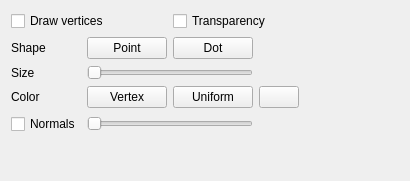
<?xml version="1.0" encoding="UTF-8"?>
<ui version="4.0">
 <class>VertexMeshDrawerWidget</class>
 <widget class="QFrame" name="VertexMeshDrawerWidget">
  <property name="geometry">
   <rect>
    <x>0</x>
    <y>0</y>
    <width>410</width>
    <height>181</height>
   </rect>
  </property>
  <property name="sizePolicy">
   <sizepolicy hsizetype="Preferred" vsizetype="Preferred">
    <horstretch>0</horstretch>
    <verstretch>0</verstretch>
   </sizepolicy>
  </property>
  <property name="windowTitle">
   <string>TabWidget</string>
  </property>
  <layout class="QGridLayout" name="gridLayout">
   <item row="6" column="1">
    <spacer name="verticalSpacer">
     <property name="orientation">
      <enum>Qt::Vertical</enum>
     </property>
     <property name="sizeHint" stdset="0">
      <size>
       <width>20</width>
       <height>40</height>
      </size>
     </property>
    </spacer>
   </item>
   <item row="5" column="0">
    <widget class="QCheckBox" name="vertexNormalsCheckBox">
     <property name="text">
      <string>Normals</string>
     </property>
    </widget>
   </item>
   <item row="2" column="0">
    <widget class="QLabel" name="label">
     <property name="text">
      <string>Size</string>
     </property>
    </widget>
   </item>
   <item row="4" column="2">
    <widget class="QPushButton" name="vertexColorUniformButton">
     <property name="text">
      <string>Uniform</string>
     </property>
     <property name="checkable">
      <bool>true</bool>
     </property>
    </widget>
   </item>
   <item row="2" column="1" colspan="2">
    <widget class="QSlider" name="vertexSizeSlider">
     <property name="minimum">
      <number>1</number>
     </property>
     <property name="maximum">
      <number>50</number>
     </property>
     <property name="orientation">
      <enum>Qt::Horizontal</enum>
     </property>
    </widget>
   </item>
   <item row="1" column="2">
    <widget class="QPushButton" name="vertexShapeDotButton">
     <property name="text">
      <string>Dot</string>
     </property>
     <property name="checkable">
      <bool>true</bool>
     </property>
    </widget>
   </item>
   <item row="1" column="1">
    <widget class="QPushButton" name="vertexShapePointButton">
     <property name="text">
      <string>Point</string>
     </property>
     <property name="checkable">
      <bool>true</bool>
     </property>
     <property name="checked">
      <bool>false</bool>
     </property>
     <property name="autoDefault">
      <bool>false</bool>
     </property>
     <property name="default">
      <bool>false</bool>
     </property>
     <property name="flat">
      <bool>false</bool>
     </property>
    </widget>
   </item>
   <item row="5" column="1" colspan="2">
    <widget class="QSlider" name="vertexNormalsSlider">
     <property name="minimum">
      <number>1</number>
     </property>
     <property name="maximum">
      <number>50</number>
     </property>
     <property name="orientation">
      <enum>Qt::Horizontal</enum>
     </property>
    </widget>
   </item>
   <item row="1" column="0">
    <widget class="QLabel" name="vertexShapeLabel">
     <property name="text">
      <string>Shape</string>
     </property>
    </widget>
   </item>
   <item row="4" column="0">
    <widget class="QLabel" name="vertexColorLabel">
     <property name="text">
      <string>Color</string>
     </property>
    </widget>
   </item>
   <item row="4" column="1">
    <widget class="QPushButton" name="vertexColorVertexButton">
     <property name="text">
      <string>Vertex</string>
     </property>
     <property name="checkable">
      <bool>true</bool>
     </property>
    </widget>
   </item>
   <item row="0" column="2" colspan="2">
    <widget class="QCheckBox" name="vertexTransparencyCheckBox">
     <property name="text">
      <string>Transparency</string>
     </property>
    </widget>
   </item>
   <item row="0" column="0" colspan="2">
    <widget class="QCheckBox" name="vertexVisibleCheckBox">
     <property name="text">
      <string>Draw vertices</string>
     </property>
    </widget>
   </item>
   <item row="6" column="3" colspan="2">
    <spacer name="horizontalSpacer_2">
     <property name="orientation">
      <enum>Qt::Horizontal</enum>
     </property>
     <property name="sizeHint" stdset="0">
      <size>
       <width>40</width>
       <height>20</height>
      </size>
     </property>
    </spacer>
   </item>
   <item row="4" column="3" colspan="2">
    <widget class="nvl::ColorPickerButton" name="vertexColorUniformColorButton">
     <property name="sizePolicy">
      <sizepolicy hsizetype="Fixed" vsizetype="Fixed">
       <horstretch>0</horstretch>
       <verstretch>0</verstretch>
      </sizepolicy>
     </property>
     <property name="text">
      <string/>
     </property>
     <property name="checkable">
      <bool>false</bool>
     </property>
    </widget>
   </item>
  </layout>
 </widget>
 <customwidgets>
  <customwidget>
   <class>nvl::ColorPickerButton</class>
   <extends>QPushButton</extends>
   <header>nvl/viewer/widgets/colorpicker_button.h</header>
   <container>1</container>
  </customwidget>
 </customwidgets>
 <resources/>
 <connections/>
</ui>
